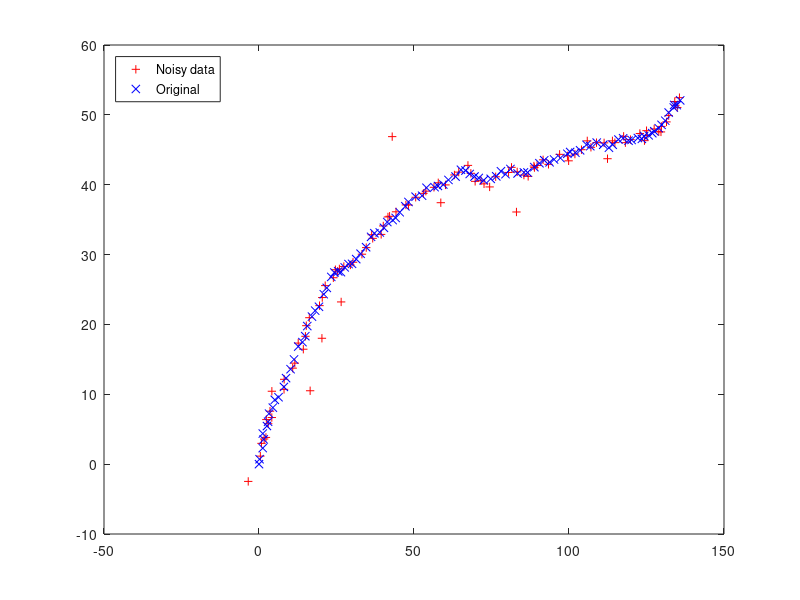

The MATLAB source for this figure: (Note: this script raises an error after producing the figure.)
clear;close all; clc;

table_a = csvread('a.csv'); %NOISE COORDS
table_b = csvread('b.csv'); %NOISE COORDS
table_x = csvread('x.csv'); %REAL COORDS
table_y = csvread('y.csv'); %REAL COORDS
%plot noisy data with truth and legend
plot(table_a, table_b, "+r");
hold;
plot(table_x, table_y, "xb");
legend('Noisy data','Original', 'Location','northwest')
%Stack data to be x and y coordinates in one array
noise_data = [table_a; table_b];
%Send to kalman tracking to get x,y coords for kalman
[x_kal, y_kal] = kalmanTracking(noise_data);
%Calculate the error
kal_error = [];
noise_error = [];
%For loop over array to calculate error for noisy data and kalman
for K=1: length(x_kal)
    % error = sqrt( (true_x - predit_x)^2 + (true_y - predict_y)^2
    % append to end of array
    kal_error = [kal_error, sqrt((table_x(K) - x_kal(K))^2 + (sqrt((table_y(K) - y_kal(K))^2)))];
    noise_error = [noise_error, sqrt((table_x(K) - table_a(K))^2 + (sqrt((table_y(K) - table_b(K))^2)))];
end
%Plot noisy data, kalman data, truth with legend
figure;
hold on
plot(table_a, table_b, '+r');
plot(x_kal, y_kal, "+g");
plot(table_x, table_y, "xb");
hold off
legend('Noisy data','Kalman Filter','Original', 'Location','northwest')

%average noise error
mean_noise = mean(noise_error);
%standard deviation noise error
std_noise = std(noise_error);
%RMSE noise
RMSE_noise = sqrt((mean_noise.^2));

%average kalman error
mean_kal = mean(kal_error);
%standard deviation kalman error
std_kal = std(kal_error);
%RMSE noise 
RMSE_kal = sqrt((mean_kal.^2));
%Putting into table
averages = [mean_noise; mean_kal];
stds = [std_noise; std_kal];
RMSE = [RMSE_noise; RMSE_kal];
names = {'Noisy data'; 'Kalman tracking'};
%print table
t = table(names, averages, stds, RMSE);
t

%Functions taken from workshop Visual Tracking 2 
%Found here https://learn-eu-central-1-prod-fleet01-xythos.learn.cloudflare.blackboardcdn.com/5eec76bac93d5/3091070?X-Blackboard-Expiration=1620410400000&X-Blackboard-Signature=5u9uHnXDsWRcKvd%2Bbd8ttsGOVq2A8ahMQvcDQ8rpqEk%3D&X-Blackboard-Client-Id=307403&response-cache-control=private%2C%20max-age%3D21600&response-content-disposition=inline%3B%20filename%2A%3DUTF-8%27%27workshop_tracking_2.pdf&response-content-type=application%2Fpdf&X-Amz-Algorithm=AWS4-HMAC-SHA256&X-Amz-Date=20210507T120000Z&X-Amz-SignedHeaders=host&X-Amz-Expires=21600&X-Amz-Credential=AKIAZH6WM4PL5M5HI5WH%2F20210507%2Feu-central-1%2Fs3%2Faws4_request&X-Amz-Signature=4ce2213f43f31f622ecf88cfbaff5cebb04095e6727a9a904c25ccbd1252a009

function [xp, Pp] = kalmanPredict(x, P, F, Q)
% Prediction step of Kalman filter.
% x: state vector
% P: covariance matrix of x
% F: matrix of motion model
% Q: matrix of motion noise
% Return predicted state vector xp and covariance Pp
xp = F * x; % predict state
Pp = F * P * F' + Q; % predict state covariance
end

function [xe, Pe] = kalmanUpdate(x, P, H, R, z)
% Update step of Kalman filter.
% x: state vector
% P: covariance matrix of x
% H: matrix of observation model
% R: matrix of observation noise
% z: observation vector
% Return estimated state vector xe and covariance Pe
S = H * P * H' + R; % innovation covariance
K = P * H' * inv(S); % Kalman gain
zp = H * x; % predicted observation
%%%%%%%%% UNCOMMENT FOR VALIDATION GATING %%%%%%%%%%
gate = (z - zp)' * inv(S) * (z - zp);
if gate > 9.21 %Unsure why but higher value makes it smoother whilst lower values make the results harsh and stay on the same x coordinate but just increase the y. Doubling the value makes it smoother.
 xe = x;
 Pe = P;
 return
end
%%%%%%%%%%%%%%%%%%%%%%%%%%%%%%%%%%%%%%%%%%%%%%%%%%%%


xe = x + K * (z - zp); % estimated state
Pe = P - K * S * K'; % estimated covariance
end

function [px, py] = kalmanTracking(z)
% Track a target with a Kalman filter
% z: observation vector
% Return the estimated state position coordinates (px,py)
dt = 0.1; % time interval from brief
N = length(z); % number of samples
F = [1 dt 0 0; 0 1 0 0; 0 0 1 dt; 0 0 0 1]; % CV motion model
Q = [0.16 0 0 0; 
    0 0.36 0 0; 
    0 0 0.16 0; 
    0 0 0 0.36]; %Taken from brief
H = [1 0 0 0; 0 0 1 0]; % Cartesian observation model
R = [0.25 0;
    0 0.25]; % observation noise taken from beif
x = [0 0 0 0]'; % initial state
P = Q; % initial state covariance
s = zeros(4,N);
for i = 1 : N
 [xp Pp] = kalmanPredict(x, P, F, Q);
 [x P] = kalmanUpdate(xp, Pp, H, R, z(:,i));
 s(:,i) = x; % save current state
end
px = s(1,:); % NOTE: s(2, :) and s(4, :), not considered here,
py = s(3,:); % contain the velocities on x and y respectively
end